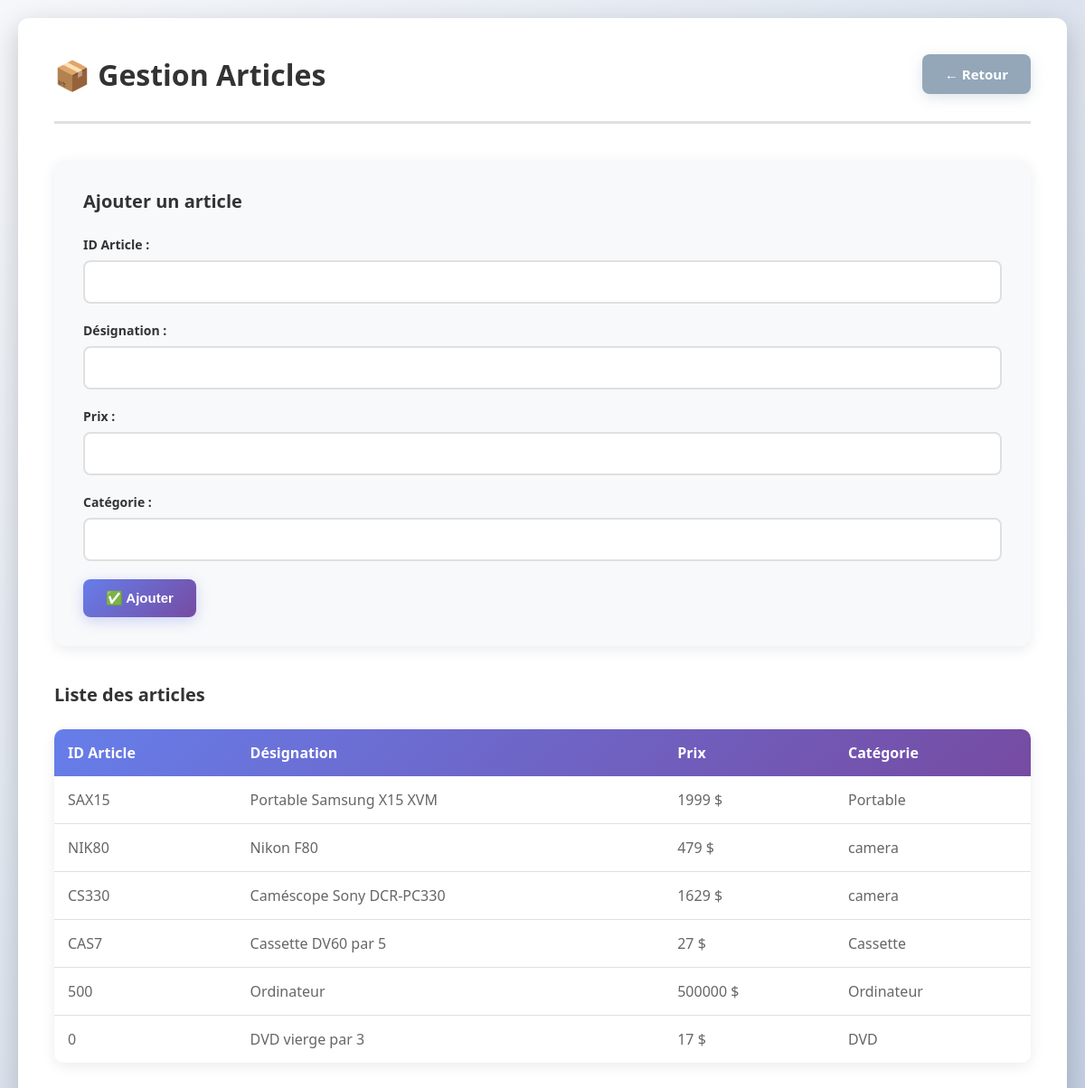
The page /article.php on the database as committed earlier.
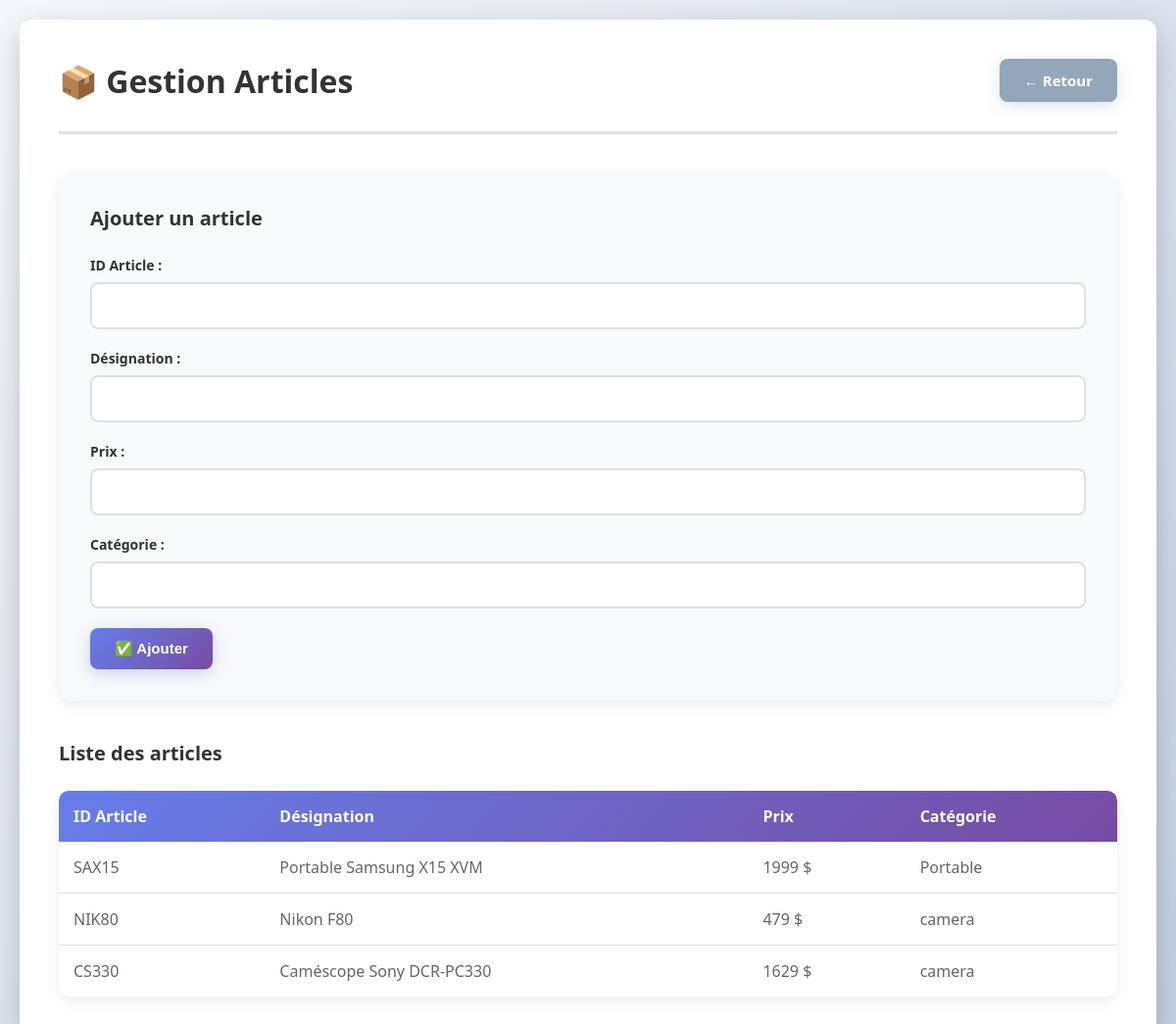
The same page on the database as committed later.
### tables this page shows
CREATE TABLE `article` (
  `id_article` varchar(11) NOT NULL,
  `designation` varchar(30) NOT NULL,
  `prix` decimal(11,0) NOT NULL,
  `categorie` varchar(30) NOT NULL
);

### article.php (the view, shortened to what this page needs)
<!DOCTYPE html>
<html lang="fr">
<head>
</head>
<body>
    <div class="container">
        <div class="page-card">
            <div class="page-header">
                <h1>📦 Gestion Articles</h1>
                <div class="page-actions">
                    <a href="accueil.php" class="btn btn-secondary">← Retour</a>
                </div>
            </div>
            <div class="form-section">
                <h2>Ajouter un article</h2>
                <form method="post">
                    <div class="form-group">
                        <label for="id_article">ID Article :</label>
                        <input type="text" name="id_article" id="id_article" required>
                    </div>
                    <div class="form-group">
                        <label for="designation">Désignation :</label>
                        <input type="text" name="designation" id="designation" required>
                    </div>
                    <div class="form-group">
                        <label for="prix">Prix :</label>
                        <input type="number" step="0.01" name="prix" id="prix" required>
                    </div>
                    <div class="form-group">
                        <label for="categorie">Catégorie :</label>
                        <input type="text" name="categorie" id="categorie" required>
                    </div>
                    <div class="form-actions">
                        <button type="submit" name="envoyer" value="Envoyer" class="btn btn-primary">✅ Ajouter</button>
                    </div>
                </form>
            </div>
            <div class="table-section">
                <h2>Liste des articles</h2>
                <table>
                    <thead>
                        <tr>
                            <th>ID Article</th>
                            <th>Désignation</th>
                            <th>Prix</th>
                            <th>Catégorie</th>
                        </tr>
                    </thead>
                    <tbody>
                        <?php
                        $bdd = new PDO('mysql:host=localhost;dbname=site;charset=utf8','root','');
                        $reponse = $bdd->query("SELECT * FROM article ORDER BY id_article DESC");
                        while ($donnees = $reponse->fetch()) {
                            echo '<tr>';
                            echo '<td>' . htmlspecialchars($donnees['id_article']) . '</td>';
                            echo '<td>' . htmlspecialchars($donnees['designation']) . '</td>';
                            echo '<td>' . htmlspecialchars($donnees['prix']) . ' $</td>';
                            echo '<td>' . htmlspecialchars($donnees['categorie']) . '</td>';
                            echo '</tr>';
                        }
                        ?>
                    </tbody>
                </table>
            </div>
        </div>
    </div>
</body>
</html>

### article.php (style rules this page uses)
* { margin: 0; padding: 0; box-sizing: border-box; }
body { font-family: 'Segoe UI', Tahoma, Geneva, Verdana, sans-serif; padding: 20px; background: linear-gradient(135deg, #f5f7fa 0%, #c3cfe2 100%); min-height: 100vh; }
.container { max-width: 1200px; margin: 0 auto; }
.page-card { border: none; border-radius: 12px; box-shadow: 0 10px 30px rgba(0, 0, 0, 0.2); padding: 40px; background: white; animation: slideIn 0.6s ease-out; }
.page-header { display: flex; justify-content: space-between; align-items: center; margin-bottom: 40px; padding-bottom: 30px; border-bottom: 3px solid #e0e0e0; gap: 30px; }
.page-header h1 { font-size: 32px; color: #333; font-weight: 700; }
.page-actions { flex: 0 0 auto; }
.btn { padding: 12px 25px; border: none; border-radius: 8px; font-weight: 600; cursor: pointer; text-decoration: none; display: inline-block; text-align: center; transition: all 0.4s cubic-bezier(0.34, 1.56, 0.64, 1); font-size: 15px; }
.btn-secondary { background-color: #93a7b9; color: white; box-shadow: 0 4px 15px rgba(147, 167, 185, 0.3); }
.btn-primary { background: linear-gradient(135deg, #667eea 0%, #764ba2 100%); color: white; box-shadow: 0 4px 15px rgba(102, 126, 234, 0.3); }
.form-section { margin-bottom: 40px; padding: 30px; background: #f8f9fa; border-radius: 12px; box-shadow: 0 4px 15px rgba(0, 0, 0, 0.08); transition: all 0.4s cubic-bezier(0.34, 1.56, 0.64, 1); border: 2px solid transparent; }
.form-section h2 { font-size: 20px; color: #333; margin-bottom: 25px; font-weight: 600; }
.form-group { margin-bottom: 20px; display: flex; flex-direction: column; }
.form-group label { font-weight: 600; color: #333; margin-bottom: 8px; font-size: 14px; }
.form-group input { padding: 12px 15px; border: 2px solid #e0e0e0; border-radius: 8px; font-size: 15px; font-family: 'Segoe UI', Tahoma, Geneva, Verdana, sans-serif; transition: all 0.3s ease; background: white; }
.form-actions { margin-top: 20px; }
.table-section { margin-top: 40px; }
.table-section h2 { font-size: 20px; color: #333; margin-bottom: 25px; font-weight: 600; }
table { width: 100%; border-collapse: collapse; background: white; border-radius: 10px; overflow: hidden; box-shadow: 0 4px 15px rgba(0, 0, 0, 0.08); }
thead { background: linear-gradient(135deg, #667eea 0%, #764ba2 100%); }
th { padding: 15px; text-align: left; font-weight: 600; color: white; border: none; }
td { padding: 15px; border-bottom: 1px solid #e0e0e0; color: #666; }
tbody tr { transition: all 0.3s cubic-bezier(0.34, 1.56, 0.64, 1); cursor: pointer; }
tbody tr:last-child td { border-bottom: none; }

Rows that differ between the two databases and show on the page:
removed article: id_article "CAS7", designation "Cassette DV60 par 5", prix "27", categorie "Cassette"
removed article: id_article "500", designation "Ordinateur", prix "500000", categorie "Ordinateur"
removed article: id_article "0", designation "DVD vierge par 3", prix "17", categorie "DVD"
